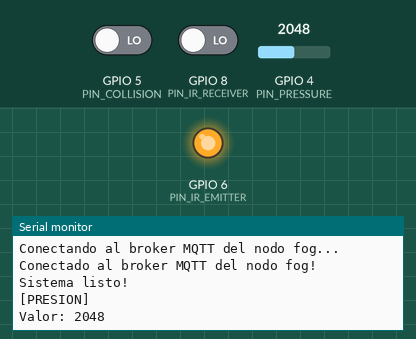
Simulated run of this sketch. Board: ESP32-S3. Parts: output pins drawn as LEDs (lit = HIGH), the last lines printed to the serial monitor. The inputs (shaded band) are chosen by the test bench; at power-on: GPIO 5 (PIN_COLLISION) LOW, GPIO 4 (PIN_PRESSURE) = 2048, GPIO 8 (PIN_IR_RECEIVER) LOW. WiFi joins after 1.5 s; servers stay silent unless stated; the local clock reads 2024-03-15 10:24:30 at power-on unless the sketch sets it; no MQTT or app messages arrive unless stated.

Above: at 3.8 s.
3.9 s: GPIO 5 (PIN_COLLISION) driven HIGH
At 4.4 s:
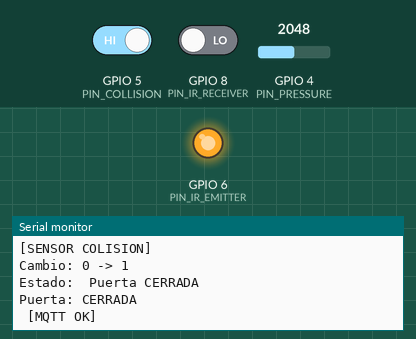
5.4 s: GPIO 5 (PIN_COLLISION) driven LOW
At 6.8 s:
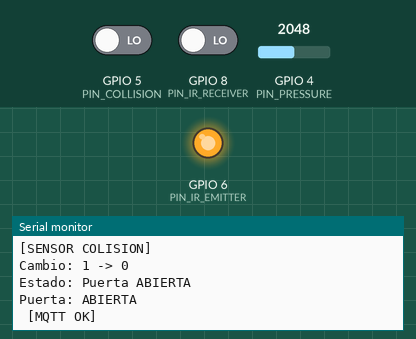

The sketch:

placa-3.ino
```cpp
#include <WiFi.h>
#include <PubSubClient.h>
#include <time.h>

// ===== WIFI & MQTT CONFIGURATION =====
const char* ssid = "Add ssid";
const char* password = "Add password";

#define MQTT_CLOUDLET_SERVER    "nodered.servergal.com.es"
#define MQTT_CLOUDLET_PORT      1883
#define MQTT_FOG_SERVER         "panel.servergal.com.es"
#define MQTT_FOG_PORT           1884
#define MQTT_CLIENT_ID          "ESP#3"
#define MQTT_USER               ""
#define MQTT_PASSWORD           ""

#define PUBLISH_INTERVAL 20000
unsigned long lastPressurePublish = 0;

// ===== MQTT TOPICS =====
const char* mqttTopicIREvent = "buzon/ir";
const char* mqttTopicPressure = "buzon/presion";
const char* mqttTopicCollision = "buzon/colision/superior";

WiFiClient espClient;
PubSubClient client(espClient);

// ===== PINS =====
#define PIN_PRESSURE 4
#define PIN_COLLISION 5
#define PIN_IR_EMITTER 6
#define PIN_IR_RECEIVER 8

// ===== SENSOR VBLES =====
int pressureValue = 0;
const int PRESSURE_THRESHOLD = 2000;
int lastPressureSent = 0;

bool collisionState = LOW;
bool previousCollisionState = LOW;

bool irReceiverState = LOW;
bool previousIRReceiverState = LOW;

bool irEnabled = false;

// ===== HELPER FUNCTIONS =====
void logMqttResult(bool published) {
  Serial.println(published ?   " [MQTT OK]" :   " [MQTT ERROR]");
}

String getTimestampISO8601() {
  time_t now;
  struct tm timeinfo;

  if (!getLocalTime(&timeinfo)) return "1970-01-01T00:00:00Z";

  char buffer[30];
  strftime(buffer, sizeof(buffer), "%Y-%m-%dT%H:%M:%SZ", &timeinfo);
  return String(buffer);
}

// ===== MQTT CONNECTION FUNCTIONS =====
bool connectFogMQTT() {
  Serial.println("\nConectando al broker MQTT del nodo fog...");
  client.setServer(MQTT_FOG_SERVER, MQTT_FOG_PORT);

  if (!client.connected() && !client.connect(MQTT_CLIENT_ID, MQTT_USER, MQTT_PASSWORD)) {
    Serial.print("Fallo al conectar con el broker MQTT del nodo fog: ");
    Serial.println(client.state());
    return false;
  } else {
    Serial.println("Conectado al broker MQTT del nodo fog!");
    return true;
  }
}

void connectCloudletMQTT() {
  Serial.println("\nConectando al broker MQTT del Cloudlet...");
  client.setServer(MQTT_CLOUDLET_SERVER, MQTT_CLOUDLET_PORT);

  while (!client.connected() && !client.connect(MQTT_CLIENT_ID, MQTT_USER, MQTT_PASSWORD)) {
    Serial.print("Fallo al conectar con el broker MQTT del Cloudlet: ");
    Serial.println(client.state());
    delay(1000);
  }

  Serial.println("Conectado al broker MQTT del Cloudlet!");
}

// ===== PUBLISH FUNCTIONS =====
void publishPressure(int value) {
  bool limite = (value >= 4095);

  char jsonBuffer[64];
  sprintf(jsonBuffer, "{\"valor\":%d,\"limite\":%s}", value, limite ? "true" : "false");

  Serial.print("Presion:  ");
  Serial.print(value);
  Serial.print(" | Limite: ");
  Serial.println(limite ? "true" : "false");

  bool published = false;
  if (client.connected()) {
    published = client. publish(mqttTopicPressure, jsonBuffer);
  }
  logMqttResult(published);
}

void publishCollision(bool doorOpen) {
  char status[8];
  sprintf(status, "%d", doorOpen ? 1 : 0);

  Serial.print("Puerta: ");
  Serial.println(doorOpen ? "ABIERTA" : "CERRADA");

  bool published = false;
  if (client.connected()) {
    published = client. publish(mqttTopicCollision, status);
  }
  logMqttResult(published);
}

void publishIREvent() {
  String timestamp = getTimestampISO8601();

  Serial.println("\n========== CARTA DETECTADA ==========");
  Serial.println(timestamp);
  Serial.println("=====================================\n");

  bool published = client.publish(mqttTopicIREvent, timestamp.c_str(), true);
  logMqttResult(published);
}

// ===== SENSOR READING FUNCTIONS =====
void readPressureSensor() {
  pressureValue = analogRead(PIN_PRESSURE);
    if (millis() - lastPressurePublish >= PUBLISH_INTERVAL) { //limitado a 20s pola sensibilidade do sensor
      publishPressure(pressureValue);
      lastPressurePublish = millis();
    }

  if (pressureValue > PRESSURE_THRESHOLD && pressureValue != lastPressureSent) {
    Serial.println("\n[PRESION]");
    Serial.printf("Valor: %d\n", pressureValue);
    lastPressureSent = pressureValue;
  }
}

void readCollisionSensor() {
  int collisionReading = digitalRead(PIN_COLLISION);

  if (collisionReading != previousCollisionState) {
    collisionState = collisionReading;
    previousCollisionState = collisionState;

    Serial.println("\n[SENSOR COLISION]");
    Serial.printf("Cambio: %d -> %d\n", ! collisionState, collisionState);

    if (collisionState == HIGH) {
      Serial.println("Estado:  Puerta CERRADA");
      irEnabled = false;
    } else {
      Serial.println("Estado: Puerta ABIERTA");
      irEnabled = true;
    }

    publishCollision(collisionState == LOW);
  }
}

void readIRSensor() {
  if (!irEnabled) return;

  int irReading = digitalRead(PIN_IR_RECEIVER);

  if (irReading != previousIRReceiverState) {
    irReceiverState = irReading;
    previousIRReceiverState = irReceiverState;

    Serial.println("\n[RECEPTOR IR]");
    Serial.printf("Cambio: %d -> %d\n", !irReceiverState, irReceiverState);

    if (irReceiverState == HIGH) {
      Serial.println("Estado: SEÑAL DETECTADA");
      publishIREvent();
    }
  }
}

void initializePins() {
  pinMode(PIN_PRESSURE, INPUT);
  pinMode(PIN_COLLISION, INPUT_PULLDOWN);
  pinMode(PIN_IR_EMITTER, OUTPUT);
  pinMode(PIN_IR_RECEIVER, INPUT);

  digitalWrite(PIN_IR_EMITTER, HIGH);
}

void initializeSensors() {
  delay(100);
  collisionState = digitalRead(PIN_COLLISION);
  previousCollisionState = collisionState;
  pressureValue = analogRead(PIN_PRESSURE);
  irReceiverState = digitalRead(PIN_IR_RECEIVER);
  previousIRReceiverState = irReceiverState;
}

// ===== SETUP =====
void setup() {
  Serial.begin(115200);
  delay(1000);

  Serial.println("\n============ BUZON INTELIGENTE ============\n");

  initializePins();
  initializeSensors();

  WiFi.begin(ssid, password);
  Serial.println("=========================================");
  Serial.print("Conectando a WiFi.");
  while (WiFi.status() != WL_CONNECTED) {
    delay(500);
    Serial.print(".");
  }
  Serial.println("\nConectado a la red WiFi!");
  Serial.print("IP:  ");
  Serial.println(WiFi.localIP());

  bool isFogConnected = connectFogMQTT();
  if (!isFogConnected) {
    connectCloudletMQTT();
  }

  configTime(0, 0, "pool.ntp.org", "time.nist.gov");

  Serial.println("\nSistema listo!\n");
}

// ===== LOOP =====
void loop() {
  if (!client.connected()) {
    Serial.println("Reconectando al broker MQTT...");
    if (client.connect(MQTT_CLIENT_ID, MQTT_USER, MQTT_PASSWORD)) {
      Serial.println("Reconectado!");
    } else {
      Serial.print("Error:  ");
      Serial.println(client.state());
      delay(2000);
    }
  }
  client.loop();

  readPressureSensor();
  readCollisionSensor();
  readIRSensor();

  delay(5);
}
```

Measured:
- after the input at 3.9 s, the serial monitor: prints a new line at once (image 1)
- after the input at 5.4 s, the serial monitor: prints a new line at once (image 2)
